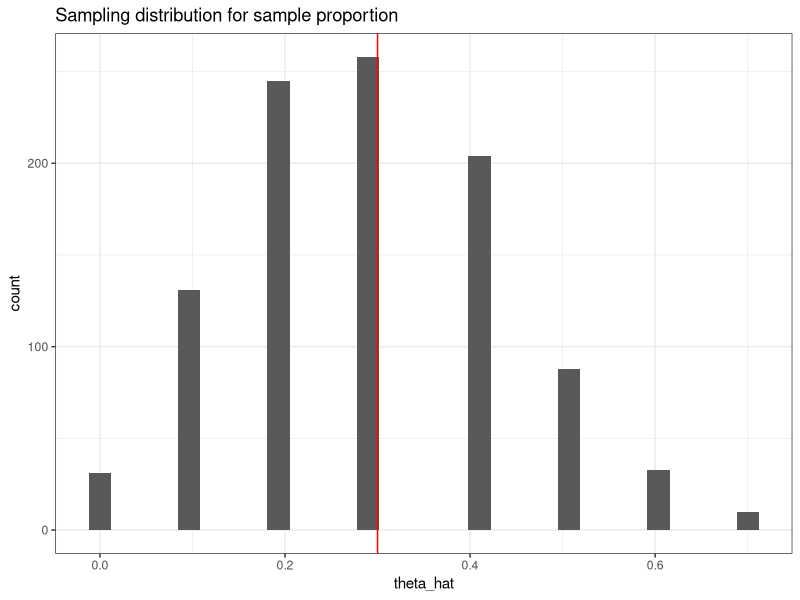
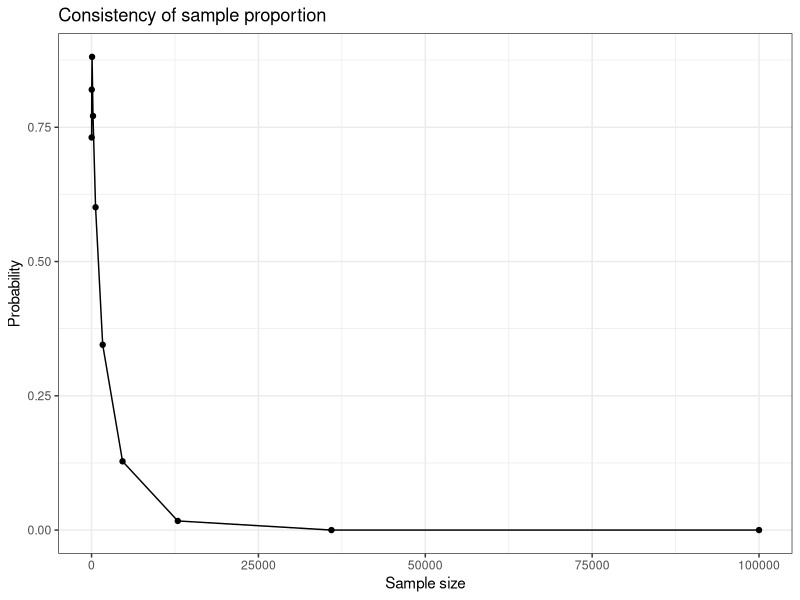
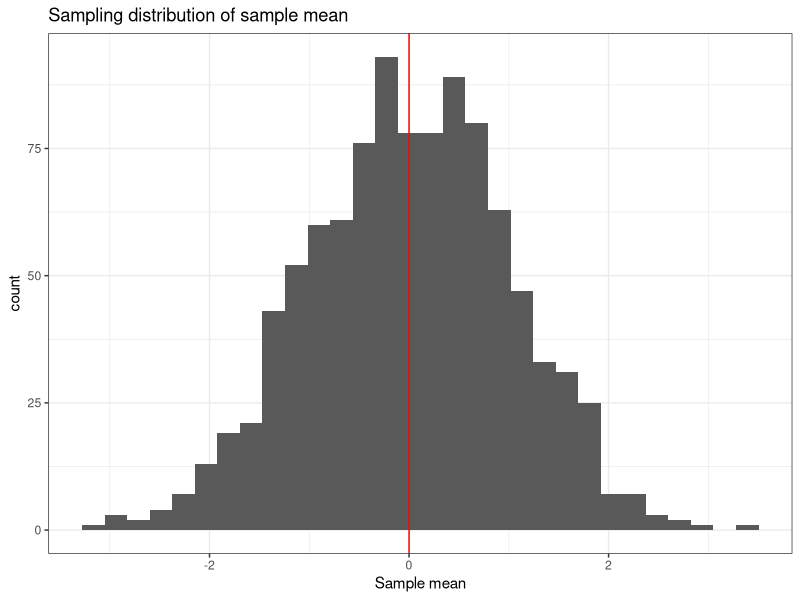
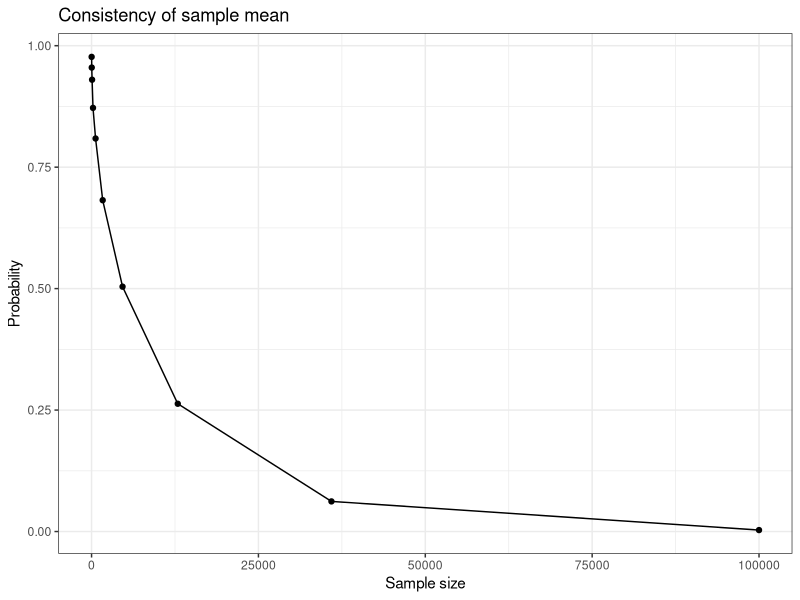

R code for these plots, in order:
## ---- chunk 1
knitr::opts_chunk$set(echo = TRUE)
## ---- chunk 2
library("tidyverse"); theme_set(theme_bw())
library("scales") # for breaks_pretty()
## ---- chunk 3
create_ci <- function(x, a = 0.05) {
  n <- length(x)
  m <- mean(x)
  s <- sd(x)
  
  return(m + c(-1,1)*qnorm(1-a/2)*s/sqrt(n))
}
## ---- chunk 4
n <- 10
p <- 0.3

x <- rbinom(1e3, size = n, prob = p)
theta_hat = x / n
## ---- chunk 5
ggplot() + 
  geom_histogram(mapping = aes(x = theta_hat), bins = 30) +
  geom_vline(xintercept = p, col = 'red') +
  labs(title="Sampling distribution for sample proportion")
## ---- chunk 6
mean(theta_hat)        # expectation
mean(theta_hat - p)    # bias
create_ci(theta_hat-p) # bias CI
## ---- chunk 7
# variance
var(theta_hat)   # OR
mean( (theta_hat - mean(theta_hat))^2 ) 

create_ci( (theta_hat - mean(theta_hat))^2 )
## ---- chunk 8
# MSE
var(theta_hat) + (mean(theta_hat)-p)^2 # OR
mean( (theta_hat-p)^2 )

# MSE CI
create_ci( (theta_hat-p)^2  )
## ---- chunk 9
epsilon <- 0.01
n_seq <- floor(10^seq(1, 5, length = 10))
p_seq <- numeric(length(n_seq))

for (i in seq_along(n_seq)) {
  x <- rbinom(1e3, size = n_seq[i], prob = p)
  p_seq[i] <- mean(abs(x/n_seq[i] - p) > epsilon)
}

qplot(n_seq, p_seq, geom = c("point","line")) +
  labs(x = "Sample size", y = "Probability",
       title = "Consistency of sample proportion") 
## ---- chunk 10
n <- 10
m <- 0
s <- 1

d <- data.frame(rep = 1:1e3,
                n = 1:n) %>%
  mutate(y = rnorm(n())) %>%
  group_by(rep) %>%
  summarize(
    n    = n(),
    ybar = mean(y),
    sd   = sd(y)
  )
## ---- chunk 11
ggplot(d, aes(x = ybar)) + 
  geom_histogram(bins = 30) + 
  geom_vline(xintercept = m, color = "red") +
  labs(x = "Sample mean", 
       title = "Sampling distribution of sample mean")
## ---- chunk 12
# Bias
mean(d$ybar - m) 

# Bias with CI 
create_ci( d$ybar - m )
## ---- chunk 13
# Variance
var(d$ybar) # OR
mean( (d$ybar - mean(d$ybar))^2 )

# Variance with uncertainty
create_ci( (d$ybar - mean(d$ybar))^2 )
## ---- chunk 14
# MSE
mean( (d$ybar - m)^2 )

# Variance with uncertainty
create_ci( (d$ybar - m)^2 )
## ---- chunk 15
epsilon <- 0.01
n_seq <- floor(10^seq(1, 5, length = 10))
p_seq <- numeric(length(n_seq))

for (i in seq_along(n_seq)) {
  xbar <- replicate(1e3, {       # replicate is another looping option
    mean( rnorm(n_seq[i], m, s))
  })
  p_seq[i] <- mean( abs(xbar - m) > epsilon)
}

qplot(n_seq, p_seq, geom = c("point","line")) +
  labs(x = "Sample size", y = "Probability",
       title = "Consistency of sample mean") 
